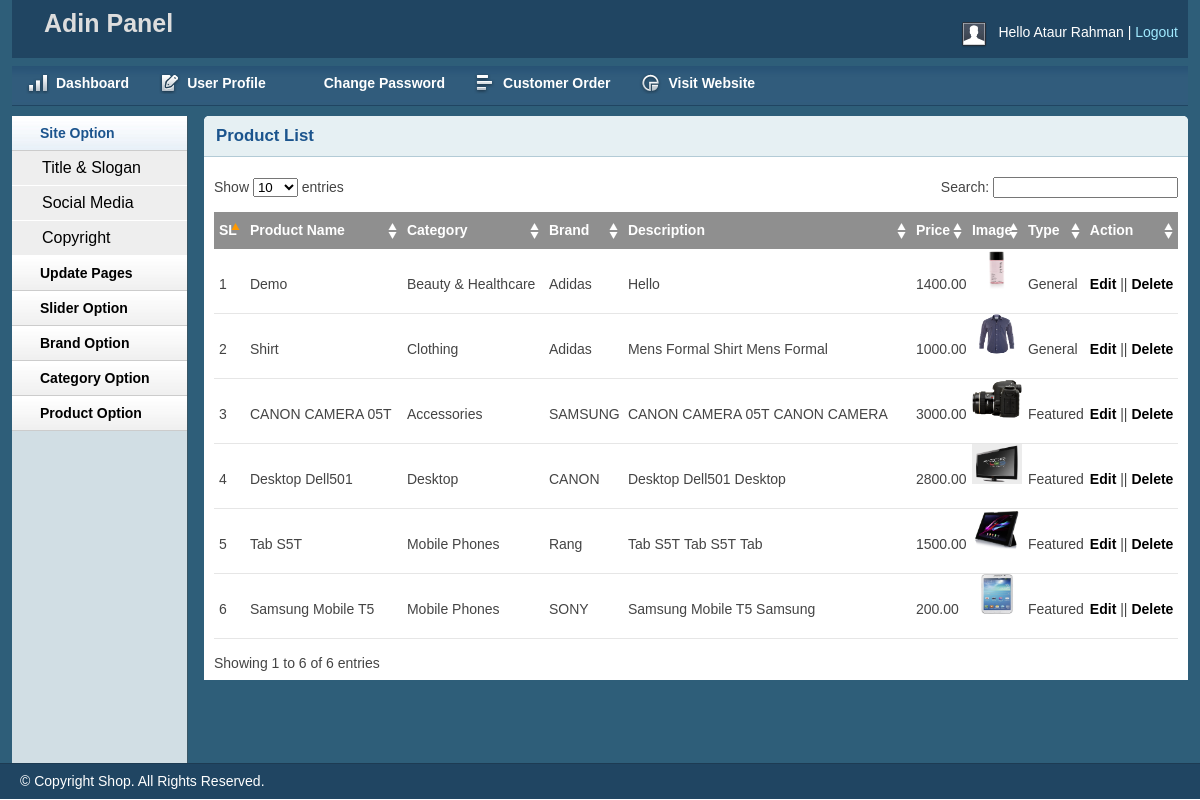
The page /admin/productlist.php (signed in) on the database its author committed.
### tables this page shows
CREATE TABLE IF NOT EXISTS `tbl_product` (
`productId` int(11) NOT NULL,
  `productName` varchar(255) NOT NULL,
  `catId` int(11) NOT NULL,
  `brandId` int(11) NOT NULL,
  `body` text NOT NULL,
  `price` float(10,2) NOT NULL,
  `image` varchar(255) NOT NULL,
  `type` tinyint(4) NOT NULL DEFAULT '0'
);

CREATE TABLE IF NOT EXISTS `tbl_category` (
`catId` int(11) NOT NULL,
  `catname` varchar(100) NOT NULL
);

CREATE TABLE IF NOT EXISTS `tbl_brand` (
`brandId` int(11) NOT NULL,
  `brandName` varchar(255) NOT NULL
);

### lib/Session.php (called while the page is built, shortened)
<?php
class Session {
	public static function get($key){
		if (isset($_SESSION[$key])) {
			return $_SESSION[$key];
		} else {
			return false;
		}
	}
}
?>

### lib/Database.php (called while the page is built, shortened)
<?php
	class Database{
		private $host   = DB_HOST;
		private $user   = DB_USER;
		private $pass   = DB_PASS;
		private $dbname = DB_NAME;
		public $link;
		public function connectDB(){
			$this->link = new mysqli($this->host, $this->user, $this->pass, $this->dbname);
		}
		public function select($data){
			$getData = $this->link->query($data) or die($this->link->error.__LINE__);
			if($getData->num_rows > 0){
				return $getData;
			} else{
				return false;
			}
		}
	}
?>

### classes/Product.php (called while the page is built, shortened)
<?php
class Product{
	private $db;
	function __construct(){
		$this->db = new Database();
	}
	public function getAllProduct(){
		$query ="SELECT p.*, c.catname, b.brandName
				FROM tbl_product as p, tbl_category as c, tbl_brand as b
				WHERE p.catId = c.catId AND p.brandId = b.brandId
				ORDER BY p.productId DESC";
		$result =  $this->db->select($query);
		return $result;
	}
}
?>

### helper/Format.php (called while the page is built, shortened)
<?php
class Format{
	public function textShorten($text, $limit = 400){
		$text = $text. " ";
		$text = substr($text, 0, $limit);
		$text = substr($text, 0, strrpos($text, ' '));
		return $text;
	}
}
?>

### admin/productlist.php (the view, shortened to what this page needs)
<?php include 'inc/header.php';?>
<?php include 'inc/sidebar.php';?>
<div class="grid_10">
    <div class="box round first grid">
        <h2>Product List</h2>
        <div class="block">
            <table class="data display datatable" id="example">
				<thead>
					<tr>
						<th>SL</th>
						<th>Product Name</th>
						<th>Category</th>
						<th>Brand</th>
						<th>Description</th>
						<th>Price</th>
						<th>Image</th>
						<th>Type</th>
						<th>Action</th>
					</tr>
				</thead>
				<tbody>
					<?php
						$getProduct = $pd->getAllProduct();
						if ($getProduct) {
							$i = 0;
							while ($product = $getProduct->fetch_assoc()) {
								$i++;
					?>
					<tr class="odd gradeX">
						<td><?php echo $i;?></td>
						<td><?php echo $product['productName'];?></td>
						<td><?php echo $product['catname'];?></td>
						<td><?php echo $product['brandName'];?></td>
						<td><?php echo $fm->textShorten($product['body'], 40);?></td>
						<td><?php echo $product['price'];?></td>
						<td><img src="<?php echo $product['image'];?>" width="50px" height="40"/></td>
						<td>
							<?php
								if ($product['type'] == 0) {
									echo "Featured";
								}else{
									echo "General";
								}
							?>
						</td>
						<td><a href="productedit.php?proid=<?php echo $product['productId']?>">Edit</a> || <a onclick="return confirm('Are you sure to delete this product ?')" href="?delpro=<?php echo $product['productId']?>">Delete</a></td>
					</tr>
					<?php } } ?>
				</tbody>
			</table>
       </div>
    </div>
</div>
<?php include 'inc/footer.php';?>

### admin/inc/header.php (shortened to what this page needs)
<?php
    include_once '/../lib/Session.php';
    include_once '/../lib/Database.php';
    include_once '/../helper/Format.php';
    $fm     = new Format();
    $pd     = new Product();
?>
<!DOCTYPE html>
<html>
<head>
    <link rel="stylesheet" type="text/css" href="css/reset.css" media="screen" />
    <link rel="stylesheet" type="text/css" href="css/text.css" media="screen" />
    <link rel="stylesheet" type="text/css" href="css/grid.css" media="screen" />
    <link rel="stylesheet" type="text/css" href="css/layout.css" media="screen" />
    <link rel="stylesheet" type="text/css" href="css/nav.css" media="screen" />
    <link rel="stylesheet" type="text/css" href="css/table/demo_page.css" />
</head>
<body>
    <div class="container_12">
        <div class="grid_12 header-repeat">
            <div id="branding">
				<div class="floatleft middle">
					<h1>Adin Panel</h1>
				</div>
                <div class="floatright">
                    <div class="floatleft">
                        <img src="img/img-profile.jpg" alt="Profile Pic" /></div>
                    <div class="floatleft marginleft10">
                        <ul class="inline-ul floatleft">
                            <li>Hello <?php echo Session::get('adminName');?></li>
                            <li><a href="index.php?action=Logout">Logout</a></li>
                        </ul>
                    </div>
                </div>
            </div>
        </div>
        <div class="grid_12">
            <ul class="nav main">
                <li class="ic-dashboard"><a href="index.php"><span>Dashboard</span></a> </li>
                <li class="ic-form-style"><a href=""><span>User Profile</span></a></li>
				<li class="ic-typography"><a href="changepassword.php"><span>Change Password</span></a></li>
				<li class="ic-grid-tables"><a href="order.php"><span>Customer Order</span></a></li>
                <li class="ic-charts"><a href=""><span>Visit Website</span></a></li>
            </ul>
        </div>

### admin/inc/sidebar.php (shortened to what this page needs)
<div class="grid_2">
    <div class="box sidemenu">
        <div class="block" id="section-menu">
            <ul class="section menu">
               <li><a class="menuitem">Site Option</a>
                    <ul class="submenu">
                        <li><a href="titleslogan.php">Title & Slogan</a></li>
                        <li><a href="social.php">Social Media</a></li>
                        <li><a href="copyright.php">Copyright</a></li>
                    </ul>
                </li>
                 <li><a class="menuitem">Update Pages</a>
                </li>
				<li><a class="menuitem">Slider Option</a>
                </li>
                <li><a class="menuitem">Brand Option</a>
                </li>
                <li><a class="menuitem">Category Option</a>
                </li>
                <li><a class="menuitem">Product Option</a>
                </li>
            </ul>
        </div>
    </div>
</div>

### admin/inc/footer.php (shortened to what this page needs)
    </div>
    <div id="site_info">
        <p>
         &copy; Copyright Shop. All Rights Reserved.
        </p>
    </div>
</body>
</html>

### admin/css/text.css (style rules this page uses)
body { font: 13px/1.5 Tahoma, Helvetica, Arial, 'Liberation Sans', FreeSans, sans-serif; }
h1 { font-size: 25px; }
h2 { font-size: 23px; }
ul { list-style: square; }
li { margin-left: 30px; }
p, dl, hr, h1, h2, h3, h4, h5, h6, ol, ul, pre, table, address, fieldset { margin-bottom: 20px; }

### admin/css/grid.css (style rules this page uses)
.container_12, .container_16 { min-height: 620px; width: 100%; }
.grid_1, .grid_2, .grid_3, .grid_4, .grid_5, .grid_6, .grid_7, .grid_8, .grid_9, .grid_10, .grid_11, .grid_12, .grid_13, .grid_14, .grid_15, .grid_16 { display: inline; float: left; margin-left: 1%; margin-right: 1%; }
.container_12 .grid_12, .container_16 .grid_16 { width: 98%; }
.container_12 .grid_2 { width: 14.666%; }
.container_12 .grid_10 { width: 81.333%; }

### admin/css/layout.css (style rules this page uses)
body { background: #fff none repeat scroll 0 0; color: #444; font-size: 14px; padding: 0; }
.floatleft { float:left; }
.middle { margin-left: 22px; margin-top: -14px; }
.middle h1 { color:#ddd;margin:0 }
.floatright { float:right; }
.inline-ul li { display:inline; color:#fff; }
.marginleft10 { margin-left:10px; }
a { color: #000; font-weight:bold; text-decoration: none; }
.container_12, .container_16 { background:#2E5E79; }
h1, h2, h3, h4, h5, h6 { line-height:1.2em; margin-bottom:.3em; }
h2 { margin-top:1em; }
#branding { font-weight: normal; margin-bottom: 0; padding: 22px 10px 3px; text-align: left; }
.header-repeat { background:url(../img/header-repeat.jpg) repeat-x; }
#branding a { color:#A1EAFF; font-weight:normal; }
#branding a:before { content:" | "; color:#fff; }
#branding ul, #branding ul li { margin:0px; padding:0px; }
#branding li { padding:0px 0px 0px 0px !important; }
.box { background:#fff; margin-bottom:20px; padding:10px 10px 10px 10px; margin-left:-8px; }
.box.grid { padding-bottom:40px; }
.box.round { -moz-border-radius: 5px 5px 0px 0px; -webkit-border-radius: 5px 5px 0px 0px; border-radius: 5px 5px 0px 0px; }
.box h2 { font-size:1.2em; font-weight:bold; color:#1B548D; background:#E6F0F3; margin:-10px -10px 0 -10px; padding:10px 12px; border-bottom:1px solid #B3CBD6; -moz-border-radius: 5px 5px 0px 0px; -webkit-border-radius: 5px 5px 0px 0px; border-radius: 5px 5px 0px 0px; }
.box.first { min-height: 406px; }
.block { padding-top:20px; }
.box.sidemenu { background-color:#D1DEE4; border-right:1px solid #3A5665; padding:0px; margin:0px; cursor:pointer; }
.box.sidemenu .block { padding-top:0px; margin-top:0px; }
p { margin-bottom:1em; }
ul, ol { padding-top:0; }
ul.menu { list-style:none; border-top:1px solid #bbb; }
ul.menu li { margin:0; }
ul.menu li a { display:block; padding:4px 10px; border-bottom:1px solid #ccc; }
ul.menu ul { list-style:none; margin:0; }
ul.menu ul li a { padding-left:30px; }
ul.section { border-top:0; margin-bottom:0; }
ul.section li a { background:url(../img/sidemenu-repeat.jpg) repeat-x; line-height:26px; padding-left:28px; }
ul.section li li a { background:#ddd; border-bottom:1px solid #eee; }
ul.section ul li { text-transform:none; }
ul.section ul.current li a { background: #eee none repeat scroll 0 0; border-bottom: 1px solid #fff; font-size: 16px; font-weight: normal; }
ul.section li a.current { color:#1B548D; background:url(../img/sidemenu-repeat-hover.jpg) repeat-x; }
#site_info { color:#fff; background:#204562; border-top:1px solid #1d3b53; padding-left:20px; }
#site_info p { line-height:35px; margin-bottom:0px; }
.block { padding-bottom:1px; }
table.display { margin: 0 auto; clear: both; width: 100%; }
.sorting_asc { background: #8f8f8f url(../img/table/sort_asc.png) no-repeat center right; padding:8px 5px; text-align:left; color:#fff; }
.sorting { background:#8f8f8f url(../img/table/sort_both.png) no-repeat center right; padding:8px 5px; text-align:left; color:#fff; }
tr.odd { height: 30px; line-height: 30px; border-bottom:1px solid #e6e6e6; }
tr.even { height: 30px; line-height: 30px; border-bottom:1px solid #e6e6e6; }
tr.odd td, tr.even td { padding-left:5px; }

### rows shown on the page
tbl_product: productName "Demo", catId.catname "Beauty & Healthcare", brandId.brandName "Adidas", body "Hello", price "1400.00", image (picture), type "General"
tbl_product: productName "Shirt", catId.catname "Clothing", brandId.brandName "Adidas", body "Mens Formal Shirt Mens Formal", price "1000.00", image (picture), type "General"
tbl_product: productName "CANON CAMERA 05T", catId.catname "Accessories", brandId.brandName "SAMSUNG", body "CANON CAMERA 05T CANON CAMERA", price "3000.00", image (picture), type "Featured"
tbl_product: productName "Desktop Dell501", catId.catname "Desktop", brandId.brandName "CANON", body "Desktop Dell501 Desktop", price "2800.00", image (picture), type "Featured"
tbl_product: productName "Tab S5T", catId.catname "Mobile Phones", brandId.brandName "Rang", body "Tab S5T Tab S5T Tab", price "1500.00", image (picture), type "Featured"
tbl_product: productName "Samsung Mobile T5", catId.catname "Mobile Phones", brandId.brandName "SONY", body "Samsung Mobile T5 Samsung", price "200.00", image (picture), type "Featured"

### other values the page prints
Session::get('adminName') "Ataur Rahman"
